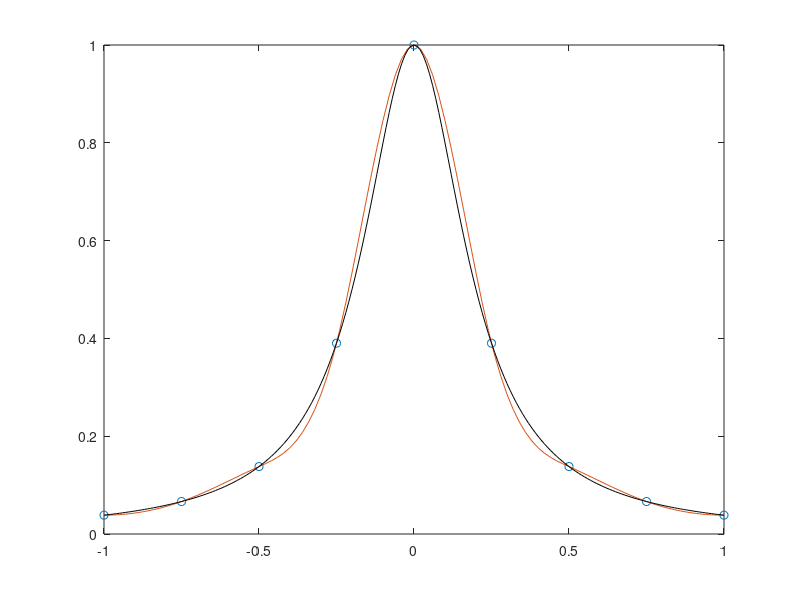

The MATLAB script that drew this image:
% Testing cubic spline interpolation by MATLAB's "spline" function 
%
% ppval is the function evaluting piecewise polynomials 
%
% Interpolation of the Runge Function
%
xR = -1 : 0.01 : 1;
yR = 1./(1 + 25*xR.*xR);
%
% Nine data points
%
x = [-1 -0.75 -0.5 -0.25 0.0 0.25 0.5 0.75 1.0];
y = [ 0.0385 0.0664 0.1379 0.3902 1.0 0.3902 0.1379 0.0664 0.0385 ];
%
cs = spline(x, [0 y 0]);
xx = linspace(-1, 1, 101);
plot(x, y, 'o', xx, ppval(cs, xx), '-', xR, yR, 'k-'); 

